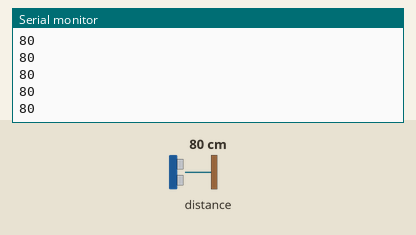
Recording of a sketch running on a simulated Arduino Uno, built with avr-gcc and run on an emulated ATmega328P. Parts: the last lines printed to the serial monitor. The test bench sets the inputs (shaded band); at power-on: distance to the obstacle 80 cm.

Above: at 1.2 s.
1.3 s: distance to the obstacle set to 2 cm
At 2.2 s:
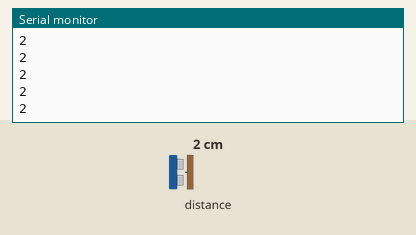
2.8 s: distance to the obstacle set to 4 cm
At 3.4 s:
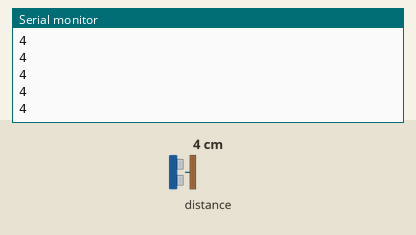
Timing chart, 0 to 5.8 s (numbered marks = the images above; inputs shaded):
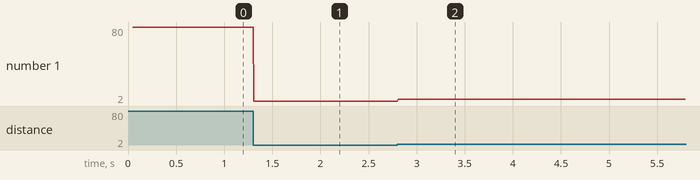

Measured:
- after the input at 1.3 s, the serial monitor: prints a new line at once (image 1)
- after the input at 2.8 s, the serial monitor: prints a new line at once (image 2)
- plotted number 1: 80 → 2 after the input at 1.3 s, 2 → 4 after the input at 2.8 s

The sketch:

tfluna.ino
```cpp
#include <TFMPlus.h>
#include <SoftwareSerial.h>
//SoftwareSerial ab(12,13);
TFMPlus s1;
TFMPlus s2;
TFMPlus s3;
TFMPlus s4;
TFMPlus s5;
int16_t a=0;
void setup() {
  Serial.begin(115200);
  delay(20);
  //Serial1.begin(115200);
  delay(20);
   s4.begin( &Serial);

}

void loop() {
   s4.getData(a);
   Serial.println((a));

}
```
